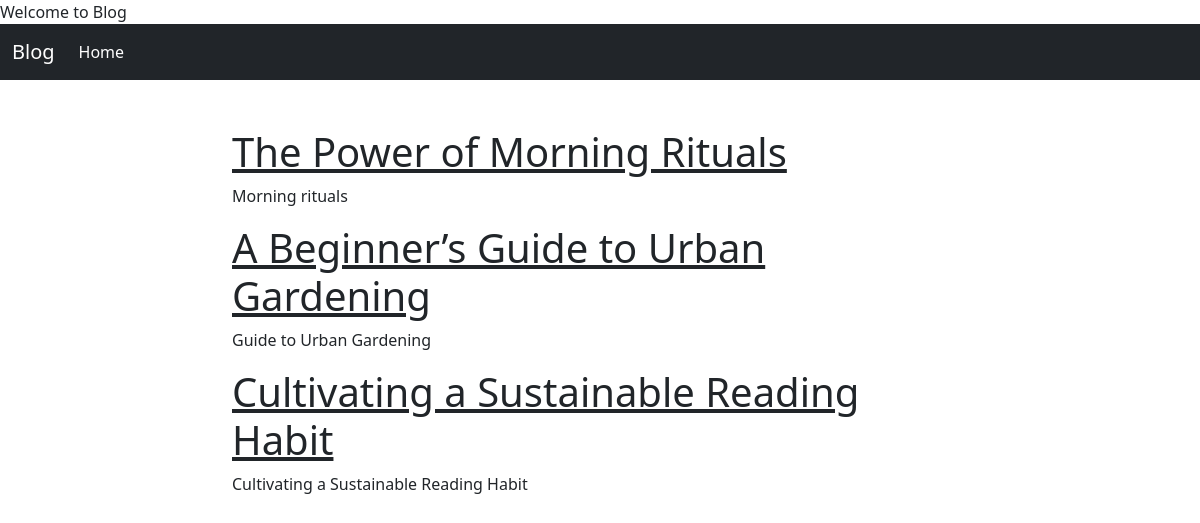
Screenshot of /blog/ with the database file from the repository.
### blog/models.py (models this page shows, shortened)
class Post(models.Model):
    class NewManager(models.Manager):
        def get_queryset(self):
            return super().get_queryset() .filter(status='published')
    options = (
        ('draft', 'Draft'),
        ('published', 'Published'),
    )
    title = models.CharField(max_length=250)
    excerpt = models.TextField(null=True)
    slug = models.SlugField(max_length=250, unique_for_date='publish')
    publish = models.DateTimeField(default=timezone.now)
    author = models.ForeignKey(
        User, on_delete=models.CASCADE, related_name='blog_posts')
    content = models.TextField()
    status = models.CharField(
        max_length=10, choices=options, default='draft')
    objects = models.Manager()
    newmanager = NewManager()
    def get_absloute_url(self):
        return reverse('blog:post_single', args=[self.slug])
    class Meta:
        ordering = ('publish',)

### blog/views.py (the view)
# urls.py: 2. Add a URL to urlpatterns:  path('', views.home, name='home')
def home(request):
    all_posts = Post.newmanager.all()
    return render(request, 'blog/index.html', {'posts': all_posts})

### blog/templates/blog/index.html (shortened to what this page needs)
{%extends "blog/base.html" %}
{%block content%}
<div class="container">
    <div class="row justify-content-md-center">
      <div class="col-md-8 pt-5">
    {%for post in posts%}
          <div class="col-12"><h1>
        <a class="text-dark" href="{{post.get_absloute_url}}">{{post.title}}</a>
        </h1></div>
        <div class="col-12"><p>{{post.excerpt}}</p></div>
    {%endfor%}
    </div>
     </div>
      </div>
  {%endblock%}

### blog/templates/blog/base.html (shortened to what this page needs)
<!doctype html>
<html lang="en">
  <head>
    <link href="https://cdn.jsdelivr.net/npm/bootstrap@5.3.6/dist/css/bootstrap.min.css" rel="stylesheet">
  </head>
  <body>
       <nav class="navbar navbar-expand-lg navbar-dark bg-dark">
  <div class="container-fluid">
    <a class="navbar-brand" href="#">Blog</a>
    <div class="collapse navbar-collapse" id="navbarSupportedContent">
      <ul class="navbar-nav me-auto mb-2 mb-lg-0">
        <li class="nav-item">
          <a class="nav-link active" aria-current="page" href="http://127.0.0.1:8000/blog">Home</a>
        </li>
    </nav>
    {% block content %}
    {% endblock %}
</html>

### rows the page displays
Post: title "The Power of Morning Rituals", excerpt "Morning rituals"
Post: title "A Beginner’s Guide to Urban Gardening", excerpt "Guide to Urban Gardening"
Post: title "Cultivating a Sustainable Reading Habit", excerpt "Cultivating a Sustainable Reading Habit"
